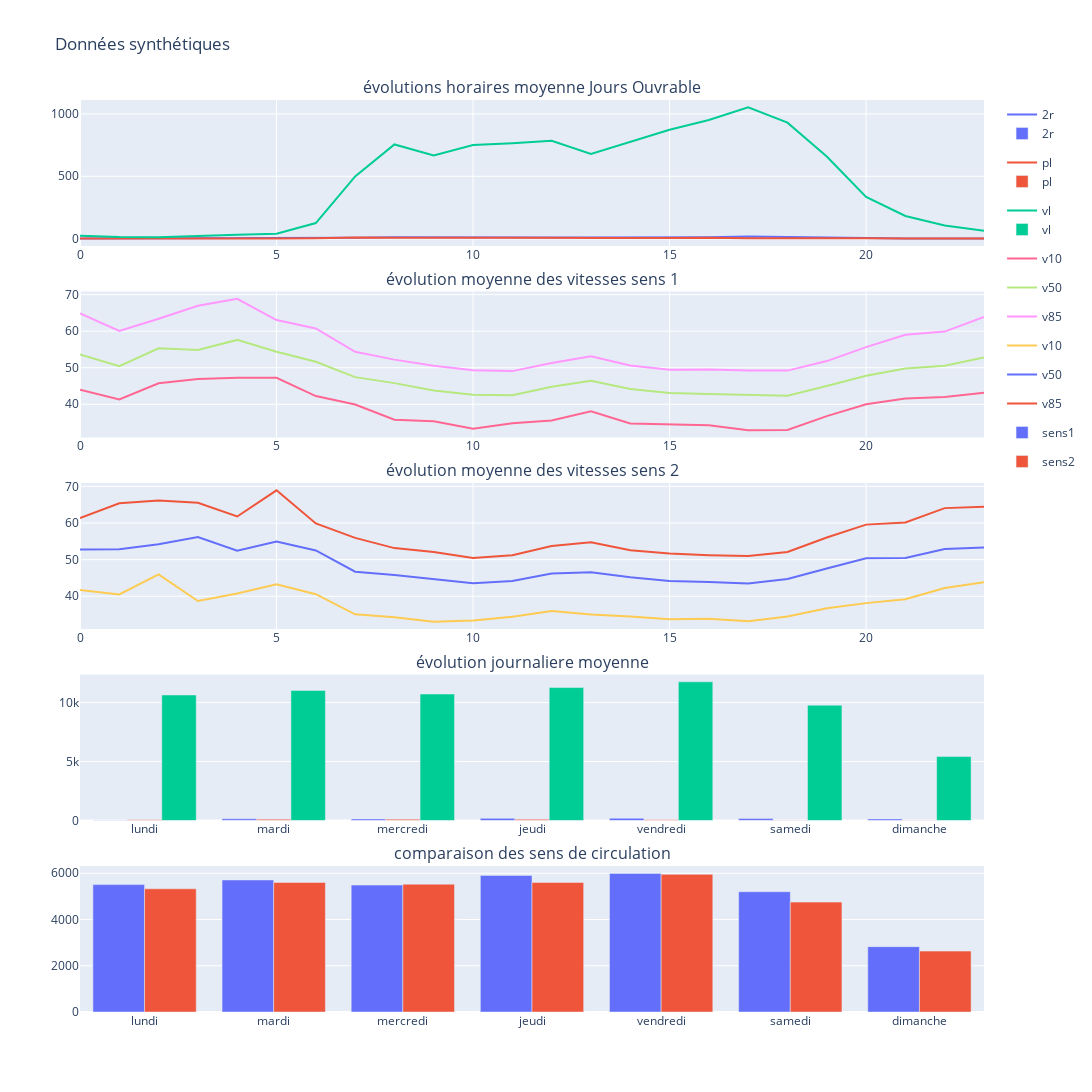

Notebook source saved alongside this figure:
### Code cell
figSyntheses, figJournaliere=cpt.graphsSynthese(['vl','pl','2r'],vitesse=True, synthese=True)
figSyntheses

### Figure 1 — Plotly figure (JSON) as saved in the notebook; plotly's stock layout.template omitted (floating-point values rounded to 4 significant figures)
{"data": [{"hovertemplate": "type_veh=2r<br>heure=%{x}<br>nbVeh=%{y}<extra></extra>", "legendgroup": "2r", "line": {"color": "#636efa", "dash": "solid"}, "mode": "lines", "name": "2r", "orientation": "v", "showlegend": true, "type": "scatter", "x": [0, 1, 2, 3, 4, 5, 6, 7, 8, 9, 10, 11, 12, 13, 14, 15, 16, 17, 18, 19, 20, 21, 22, 23], "xaxis": "x", "y": [0, 1, 0, 0, 0, 0, 2, 8, 11, 12, 14, 13, 10, 9, 9, 10, 12, 17, 12, 7, 4, 1, 1, 0], "yaxis": "y"}, {"alignmentgroup": "True", "hovertemplate": "type_veh=2r<br>jour=%{x}<br>nbVeh=%{y}<extra></extra>", "legendgroup": "2r", "marker": {"color": "#636efa"}, "name": "2r", "offsetgroup": "2r", "orientation": "v", "showlegend": true, "textposition": "auto", "type": "bar", "x": ["lundi", "mardi", "mercredi", "jeudi", "vendredi", "samedi", "dimanche"], "xaxis": "x4", "y": [30, 139, 130, 180, 188, 161, 131], "yaxis": "y4"}, {"hovertemplate": "type_veh=pl<br>heure=%{x}<br>nbVeh=%{y}<extra></extra>", "legendgroup": "pl", "line": {"color": "#EF553B", "dash": "solid"}, "mode": "lines", "name": "pl", "orientation": "v", "showlegend": true, "type": "scatter", "x": [0, 1, 2, 3, 4, 5, 6, 7, 8, 9, 10, 11, 12, 13, 14, 15, 16, 17, 18, 19, 20, 21, 22, 23], "xaxis": "x", "y": [1, 0, 0, 0, 1, 1, 2, 10, 8, 10, 8, 7, 5, 6, 5, 5, 7, 2, 4, 1, 2, 0, 0, 0], "yaxis": "y"}, {"alignmentgroup": "True", "hovertemplate": "type_veh=pl<br>jour=%{x}<br>nbVeh=%{y}<extra></extra>", "legendgroup": "pl", "marker": {"color": "#EF553B"}, "name": "pl", "offsetgroup": "pl", "orientation": "v", "showlegend": true, "textposition": "auto", "type": "bar", "x": ["dimanche", "jeudi", "lundi", "mardi", "mercredi", "samedi", "vendredi"], "xaxis": "x4", "y": [11, 96, 65, 103, 106, 15, 63], "yaxis": "y4"}, {"hovertemplate": "type_veh=vl<br>heure=%{x}<br>nbVeh=%{y}<extra></extra>", "legendgroup": "vl", "line": {"color": "#00cc96", "dash": "solid"}, "mode": "lines", "name": "vl", "orientation": "v", "showlegend": true, "type": "scatter", "x": [0, 1, 2, 3, 4, 5, 6, 7, 8, 9, 10, 11, 12, 13, 14, 15, 16, 17, 18, 19, 20, 21, 22, 23], "xaxis": "x", "y": [23, 13, 11, 18, 31, 39, 125, 499, 755, 666, 750, 765, 784, 679, 776, 873, 951, 1053, 930, 658, 335, 182, 106, 64], "yaxis": "y"}, {"alignmentgroup": "True", "hovertemplate": "type_veh=vl<br>jour=%{x}<br>nbVeh=%{y}<extra></extra>", "legendgroup": "vl", "marker": {"color": "#00cc96"}, "name": "vl", "offsetgroup": "vl", "orientation": "v", "showlegend": true, "textposition": "auto", "type": "bar", "x": ["dimanche", "jeudi", "lundi", "mardi", "mercredi", "samedi", "vendredi"], "xaxis": "x4", "y": [5420, 11276, 10644, 11030, 10725, 9780, 11758], "yaxis": "y4"}, {"name": "v10", "type": "scatter", "x": [0, 1, 2, 3, 4, 5, 6, 7, 8, 9, 10, 11, 12, 13, 14, 15, 16, 17, 18, 19, 20, 21, 22, 23], "xaxis": "x2", "y": [43.98, 41.31, 45.74, 46.89, 47.26, 47.24, 42.26, 39.94, 35.79, 35.34, 33.29, 34.79, 35.57, 38.06, 34.77, 34.43, 34.29, 32.93, 33, 36.76, 40, 41.56, 41.99, 43.13], "yaxis": "y2"}, {"name": "v50", "type": "scatter", "x": [0, 1, 2, 3, 4, 5, 6, 7, 8, 9, 10, 11, 12, 13, 14, 15, 16, 17, 18, 19, 20, 21, 22, 23], "xaxis": "x2", "y": [53.61, 50.43, 55.32, 54.86, 57.61, 54.36, 51.64, 47.43, 45.79, 43.79, 42.64, 42.5, 44.79, 46.43, 44.18, 43.07, 42.79, 42.5, 42.36, 45, 47.79, 49.79, 50.57, 52.79], "yaxis": "y2"}, {"name": "v85", "type": "scatter", "x": [0, 1, 2, 3, 4, 5, 6, 7, 8, 9, 10, 11, 12, 13, 14, 15, 16, 17, 18, 19, 20, 21, 22, 23], "xaxis": "x2", "y": [64.86, 60.07, 63.37, 66.96, 68.85, 63.04, 60.72, 54.35, 52.22, 50.55, 49.31, 49.07, 51.31, 53.14, 50.63, 49.43, 49.49, 49.21, 49.21, 51.82, 55.64, 59.01, 59.88, 63.88], "yaxis": "y2"}, {"name": "v10", "type": "scatter", "x": [0, 1, 2, 3, 4, 5, 6, 7, 8, 9, 10, 11, 12, 13, 14, 15, 16, 17, 18, 19, 20, 21, 22, 23], "xaxis": "x3", "y": [41.75, 40.5, 45.96, 38.71, 40.79, 43.24, 40.58, 35.09, 34.26, 33.07, 33.36, 34.39, 36, 35.06, 34.47, 33.72, 33.86, 33.21, 34.5, 36.74, 38.13, 39.21, 42.26, 43.84], "yaxis": "y3"}, {"name": "v50", "type": "scatter", "x": [0, 1, 2, 3, 4, 5, 6, 7, 8, 9, 10, 11, 12, 13, 14, 15, 16, 17, 18, 19, 20, 21, 22, 23], "xaxis": "x3", "y": [52.75, 52.86, 54.18, 56.14, 52.43, 54.93, 52.5, 46.71, 45.79, 44.64, 43.57, 44.14, 46.21, 46.57, 45.21, 44.14, 43.93, 43.5, 44.71, 47.57, 50.39, 50.46, 52.93, 53.29], "yaxis": "y3"}, {"name": "v85", "type": "scatter", "x": [0, 1, 2, 3, 4, 5, 6, 7, 8, 9, 10, 11, 12, 13, 14, 15, 16, 17, 18, 19, 20, 21, 22, 23], "xaxis": "x3", "y": [61.34, 65.4, 66.16, 65.54, 61.77, 68.91, 59.89, 55.94, 53.14, 52.1, 50.43, 51.21, 53.73, 54.71, 52.57, 51.64, 51.21, 51.0, 52.07, 56.03, 59.56, 60.14, 64.06, 64.46], "yaxis": "y3"}, {"alignmentgroup": "True", "hovertemplate": "sens=sens1<br>jour=%{x}<br>nbVeh=%{y}<extra></extra>", "legendgroup": "sens1", "marker": {"color": "#636efa"}, "name": "sens1", "offsetgroup": "sens1", "orientation": "v", "showlegend": true, "textposition": "auto", "type": "bar", "x": ["lundi", "mardi", "mercredi", "jeudi", "vendredi", "samedi", "dimanche"], "xaxis": "x5", "y": [5510, 5711, 5491, 5908, 5996, 5203, 2827], "yaxis": "y5"}, {"alignmentgroup": "True", "hovertemplate": "sens=sens2<br>jour=%{x}<br>nbVeh=%{y}<extra></extra>", "legendgroup": "sens2", "marker": {"color": "#EF553B"}, "name": "sens2", "offsetgroup": "sens2", "orientation": "v", "showlegend": true, "textposition": "auto", "type": "bar", "x": ["lundi", "mardi", "mercredi", "jeudi", "vendredi", "samedi", "dimanche"], "xaxis": "x5", "y": [5329, 5603, 5528, 5603, 5956, 4753, 2634], "yaxis": "y5"}], "layout": {"annotations": [{"font": {"size": 16}, "showarrow": false, "text": "évolutions horaires moyenne Jours Ouvrable", "x": 0.5, "xanchor": "center", "xref": "paper", "y": 1, "yanchor": "bottom", "yref": "paper"}, {"font": {"size": 16}, "showarrow": false, "text": "évolution moyenne des vitesses sens 1", "x": 0.5, "xanchor": "center", "xref": "paper", "y": 0.79, "yanchor": "bottom", "yref": "paper"}, {"font": {"size": 16}, "showarrow": false, "text": "évolution moyenne des vitesses sens 2", "x": 0.5, "xanchor": "center", "xref": "paper", "y": 0.58, "yanchor": "bottom", "yref": "paper"}, {"font": {"size": 16}, "showarrow": false, "text": "évolution journaliere moyenne", "x": 0.5, "xanchor": "center", "xref": "paper", "y": 0.37, "yanchor": "bottom", "yref": "paper"}, {"font": {"size": 16}, "showarrow": false, "text": "comparaison des sens de circulation", "x": 0.5, "xanchor": "center", "xref": "paper", "y": 0.16, "yanchor": "bottom", "yref": "paper"}], "height": 2000, "title": {"text": "Données synthétiques"}, "width": 1500, "xaxis": {"anchor": "y", "autorange": true, "domain": [0, 1], "range": [0, 23], "type": "linear"}, "xaxis2": {"anchor": "y2", "autorange": true, "domain": [0, 1], "range": [0, 23], "type": "linear"}, "xaxis3": {"anchor": "y3", "autorange": true, "domain": [0, 1], "range": [0, 23], "type": "linear"}, "xaxis4": {"anchor": "y4", "autorange": true, "domain": [0, 1], "range": [-0.5, 6.5], "type": "category"}, "xaxis5": {"anchor": "y5", "autorange": true, "domain": [0, 1], "range": [-0.5, 6.5], "type": "category"}, "yaxis": {"anchor": "x", "autorange": true, "domain": [0.84, 1], "range": [-58.5, 1112.0], "type": "linear"}, "yaxis2": {"anchor": "x2", "autorange": true, "domain": [0.63, 0.79], "range": [30.93, 70.84], "type": "linear"}, "yaxis3": {"anchor": "x3", "autorange": true, "domain": [0.42, 0.58], "range": [31.08, 70.91], "type": "linear"}, "yaxis4": {"anchor": "x4", "autorange": true, "domain": [0.21, 0.37], "range": [0, 12380.0], "type": "linear"}, "yaxis5": {"anchor": "x5", "autorange": true, "domain": [0, 0.16], "range": [0, 6312.0], "type": "linear"}}}
